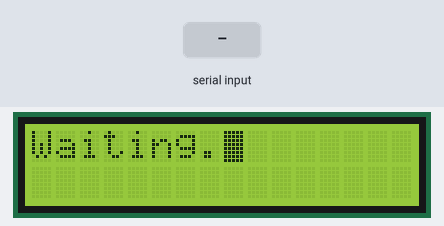
The sketch below on a simulated Arduino Uno, built with avr-gcc and run on an emulated ATmega328P. Shown: 16×2 character LCD. The inputs (shaded band) are chosen by the test bench. What the sketch prints to the serial monitor is not drawn.

Above: at 1.6 s.
1.7 s: "a" received over Serial
At 3.5 s:
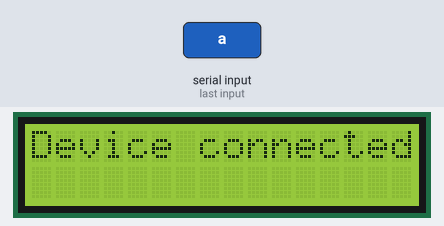
At 4.5 s:
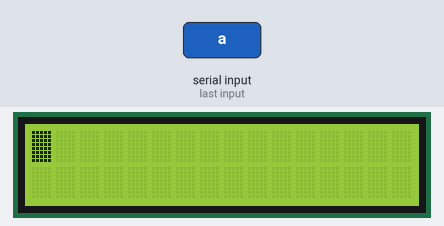
4.7 s: "a" received over Serial
At 5.2 s:
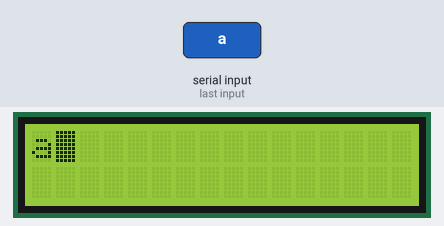
Timing chart, 0 to 7.7 s (numbered marks = the images above; inputs shaded):
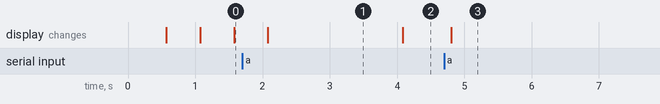

The sketch:

SerialAuthTest.ino
```cpp
/*
 The circuit:
 * LCD RS pin to digital pin 12
 * LCD Enable pin to digital pin 11
 * LCD D4 pin to digital pin 5
 * LCD D5 pin to digital pin 4
 * LCD D6 pin to digital pin 3
 * LCD D7 pin to digital pin 2
 * LCD R/W pin to ground
 * 10K resistor:
 * ends to +5V and ground
 * wiper to LCD VO pin (pin 3)
*/

// include the library code:
#include <LiquidCrystal.h>
//#include <Scheduler.h>

char c = 'A';
int h = 1;

// initialize the library by associating any needed LCD interface pin
// with the arduino pin number it is connected to
const int rs = 12, en = 11, d4 = 5, d5 = 4, d6 = 3, d7 = 2;
LiquidCrystal lcd(rs, en, d4, d5, d6, d7);

void setup() {
  // set up the LCD's number of columns and rows:
  lcd.begin(16, 2);
  lcd.blink();
  // initialize the serial communications:
  Serial.begin(9600);
  while(true){
    lcd.clear();
    switch(h){
      case 1:
        lcd.print("Waiting.");
        h++;
        break;
      case 2:
        lcd.print("Waiting..");
        h++;
        break;
      case 3:
        lcd.print("Waiting...");
        h = 1;
        break;
    }
    delay(500);
    Serial.println(c);
    if(Serial.read() == 'a'){
      lcd.clear();
      lcd.print("Device connected");
      delay(2000);
      lcd.clear();
      break;
    }
  }
}

void loop() {
  // when characters arrive over the serial port...
  if (Serial.available()) {
    // wait a bit for the entire message to arrive
    delay(100);
    // clear the screen
    lcd.clear();
    // read all the available characters
    while (Serial.available() > 0) {
      // display each character to the LCD
      lcd.write(Serial.read());
    }
  }
}
```

Measured:
- after the input at 1.7 s, the display: changes after 0.38 s (image 1)
- after the input at 4.7 s, the display: changes after 0.10 s (image 3)
- what the display in image 1 shows lasts 2.0 s, from 2.1 s to 4.1 s
